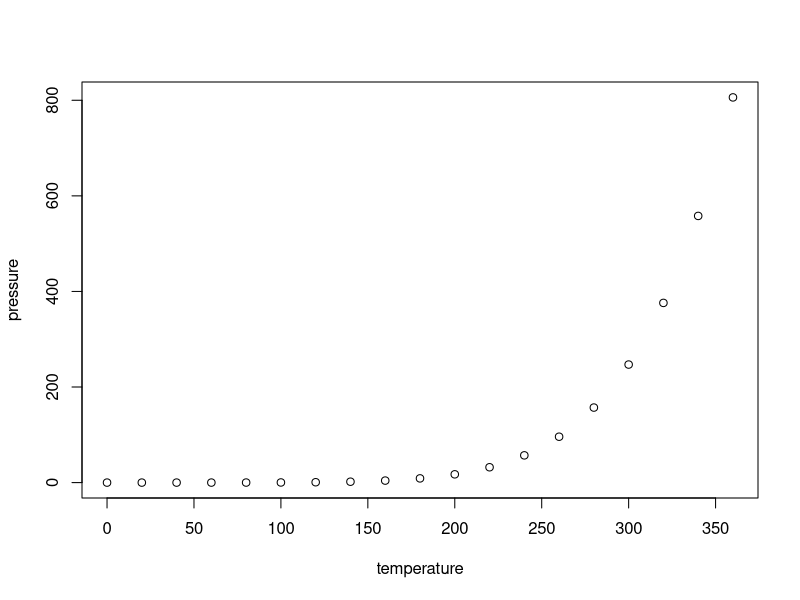
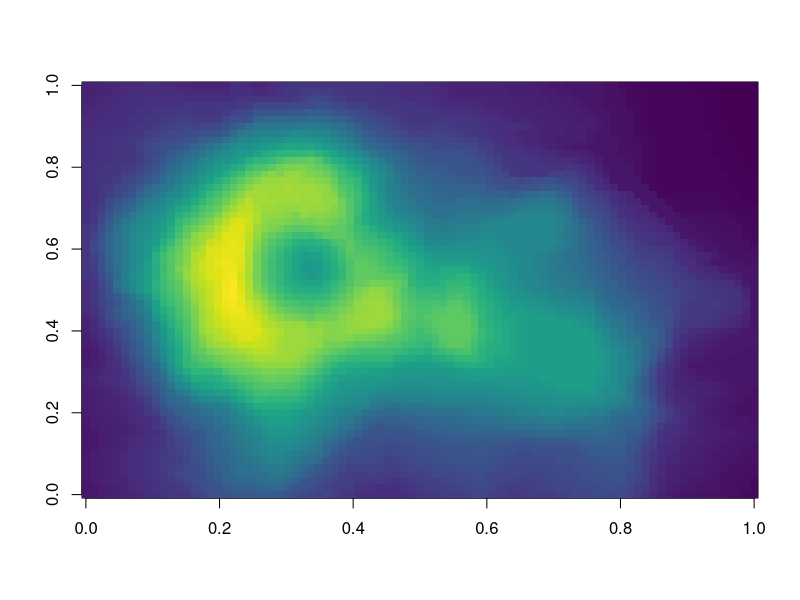
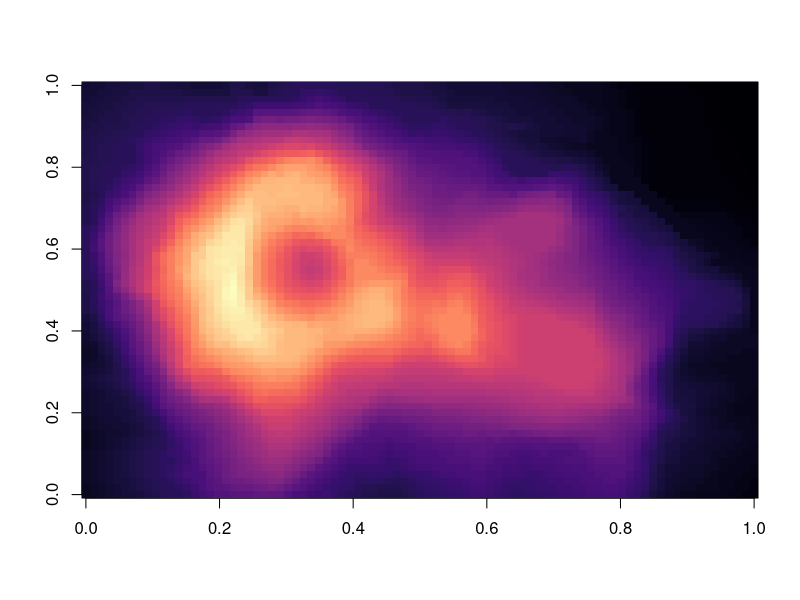

The R source for these figures, in order:
## ---- chunk 1
knitr::opts_chunk$set(echo = TRUE)
## ---- chunk 2
summary(cars)
library(viridis)
## ---- chunk 3
plot(pressure)
## ---- chunk 4
image( volcano, col = viridis(200))
## ---- chunk 5
image( volcano, col = viridis(200, option = "A"))
## ---- chunk 6
print ("Hellow Mawina")
